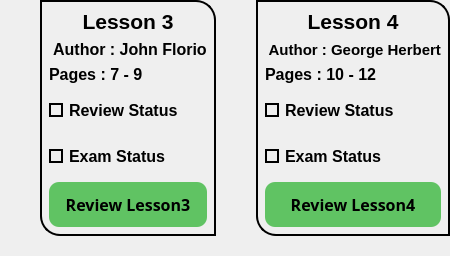
            <widget class="QWidget" name="widget_4" native="true">
             <property name="maximumSize">
              <size>
               <width>16777215</width>
               <height>280</height>
              </size>
             </property>
             <layout class="QHBoxLayout" name="horizontalLayout_4">
              <property name="spacing">
               <number>0</number>
              </property>
              <property name="leftMargin">
               <number>0</number>
              </property>
              <property name="topMargin">
               <number>0</number>
              </property>
              <property name="rightMargin">
               <number>0</number>
              </property>
              <property name="bottomMargin">
               <number>0</number>
              </property>
              <item>
               <widget class="QWidget" name="widget_17" native="true">
                <property name="styleSheet">
                 <string notr="true"/>
                </property>
                <layout class="QVBoxLayout" name="verticalLayout_8">
                 <property name="spacing">
                  <number>0</number>
                 </property>
                 <property name="leftMargin">
                  <number>40</number>
                 </property>
                 <property name="topMargin">
                  <number>0</number>
                 </property>
                 <property name="rightMargin">
                  <number>0</number>
                 </property>
                 <property name="bottomMargin">
                  <number>20</number>
                 </property>
                 <item>
                  <widget class="QWidget" name="widget_18" native="true">
                   <property name="styleSheet">
                    <string notr="true">border-bottom-left-radius:20px;
border-top-right-radius:20px;
border:2px solid black;
</string>
                   </property>
                   <layout class="QVBoxLayout" name="verticalLayout_15">
                    <item>
                     <widget class="QLabel" name="label_8">
                      <property name="font">
                       <font>
                        <family>Tahoma</family>
                        <pointsize>16</pointsize>
                        <bold>true</bold>
                       </font>
                      </property>
                      <property name="styleSheet">
                       <string notr="true">color:black;
border:none;</string>
                      </property>
                      <property name="text">
                       <string>Lesson 3</string>
                      </property>
                      <property name="alignment">
                       <set>Qt::AlignCenter</set>
                      </property>
                     </widget>
                    </item>
                    <item>
                     <widget class="QLabel" name="label_9">
                      <property name="minimumSize">
                       <size>
                        <width>0</width>
                        <height>5</height>
                       </size>
                      </property>
                      <property name="font">
                       <font>
                        <family>Tahoma</family>
                        <pointsize>12</pointsize>
                        <bold>true</bold>
                       </font>
                      </property>
                      <property name="styleSheet">
                       <string notr="true">color:black;
border:none;</string>
                      </property>
                      <property name="text">
                       <string> Author : John Florio</string>
                      </property>
                      <property name="alignment">
                       <set>Qt::AlignCenter</set>
                      </property>
                     </widget>
                    </item>
                    <item>
                     <widget class="QLabel" name="label_10">
                      <property name="minimumSize">
                       <size>
                        <width>0</width>
                        <height>0</height>
                       </size>
                      </property>
                      <property name="font">
                       <font>
                        <family>Tahoma</family>
                        <pointsize>12</pointsize>
                        <bold>true</bold>
                       </font>
                      </property>
                      <property name="styleSheet">
                       <string notr="true">color:black;
border:none;</string>
                      </property>
                      <property name="text">
                       <string>Pages : 7 - 9</string>
                      </property>
                      <property name="alignment">
                       <set>Qt::AlignBottom|Qt::AlignLeading|Qt::AlignLeft</set>
                      </property>
                     </widget>
                    </item>
                    <item>
                     <widget class="QCheckBox" name="checkBox5">
                      <property name="minimumSize">
                       <size>
                        <width>0</width>
                        <height>40</height>
                       </size>
                      </property>
                      <property name="font">
                       <font>
                        <family>Tahoma</family>
                        <pointsize>12</pointsize>
                        <bold>true</bold>
                       </font>
                      </property>
                      <property name="layoutDirection">
                       <enum>Qt::LeftToRight</enum>
                      </property>
                      <property name="styleSheet">
                       <string notr="true">QCheckBox::indicator {
	border:2px solid black;	

}
QCheckBox::indicator:checked {
    background-color: qradialgradient(spread:pad, 
                            cx:0.5,
                            cy:0.5,
                            radius:0.9,
                            fx:0.5,
                            fy:0.5,
                            stop:0 rgba(0, 255, 0, 255), 
                            stop:1 rgba(0, 64, 0, 255));
}

QCheckBox{
	color:black;
	border:none;
}
</string>
                      </property>
                      <property name="text">
                       <string>Review Status</string>
                      </property>
                      <property name="iconSize">
                       <size>
                        <width>40</width>
                        <height>40</height>
                       </size>
                      </property>
                      <property name="tristate">
                       <bool>false</bool>
                      </property>
                     </widget>
                    </item>
                    <item>
                     <widget class="QCheckBox" name="checkBox6">
                      <property name="minimumSize">
                       <size>
                        <width>0</width>
                        <height>40</height>
                       </size>
                      </property>
                      <property name="font">
                       <font>
                        <family>Tahoma</family>
                        <pointsize>12</pointsize>
                        <bold>true</bold>
                       </font>
                      </property>
                      <property name="styleSheet">
                       <string notr="true">QCheckBox::indicator {
	border:2px solid black;	
}
QCheckBox::indicator:checked {
    background-color: qradialgradient(spread:pad, 
                            cx:0.5,
                            cy:0.5,
                            radius:0.9,
                            fx:0.5,
                            fy:0.5,
                            stop:0 rgba(0, 255, 0, 255), 
                            stop:1 rgba(0, 64, 0, 255));
}
QCheckBox{
	color:black;
	border:none;
}</string>
                      </property>
                      <property name="text">
                       <string>Exam Status</string>
                      </property>
                     </widget>
                    </item>
                    <item>
                     <widget class="QPushButton" name="btn3">
                      <property name="minimumSize">
                       <size>
                        <width>0</width>
                        <height>45</height>
                       </size>
                      </property>
                      <property name="font">
                       <font>
                        <family>Sitka Small Semibold</family>
                        <pointsize>12</pointsize>
                        <bold>true</bold>
                       </font>
                      </property>
                      <property name="cursor">
                       <cursorShape>PointingHandCursor</cursorShape>
                      </property>
                      <property name="styleSheet">
                       <string notr="true">border:none;
border-radius:10px;
color:black;
background-color: rgb(96, 195, 99);</string>
                      </property>
                      <property name="text">
                       <string>Review Lesson3</string>
                      </property>
                     </widget>
                    </item>
                   </layout>
                  </widget>
                 </item>
                </layout>
               </widget>
              </item>
              <item>
               <widget class="QWidget" name="widget_15" native="true">
                <property name="styleSheet">
                 <string notr="true"/>
                </property>
                <layout class="QVBoxLayout" name="verticalLayout_7">
                 <property name="spacing">
                  <number>0</number>
                 </property>
                 <property name="leftMargin">
                  <number>40</number>
                 </property>
                 <property name="topMargin">
                  <number>0</number>
                 </property>
                 <property name="rightMargin">
                  <number>0</number>
                 </property>
                 <property name="bottomMargin">
                  <number>20</number>
                 </property>
                 <item>
                  <widget class="QWidget" name="widget_16" native="true">
                   <property name="styleSheet">
                    <string notr="true">border-bottom-left-radius:20px;
border-top-right-radius:20px;
border:2px solid black;
</string>
                   </property>
                   <layout class="QVBoxLayout" name="verticalLayout_16">
                    <item>
                     <widget class="QLabel" name="label_11">
                      <property name="font">
                       <font>
                        <family>Tahoma</family>
                        <pointsize>16</pointsize>
                        <bold>true</bold>
                       </font>
                      </property>
                      <property name="styleSheet">
                       <string notr="true">color:black;
border:none;</string>
                      </property>
                      <property name="text">
                       <string>Lesson 4</string>
                      </property>
                      <property name="alignment">
                       <set>Qt::AlignCenter</set>
                      </property>
                     </widget>
                    </item>
                    <item>
                     <widget class="QLabel" name="label_12">
                      <property name="minimumSize">
                       <size>
                        <width>0</width>
                        <height>5</height>
                       </size>
                      </property>
                      <property name="font">
                       <font>
                        <family>Tahoma</family>
                        <pointsize>11</pointsize>
                        <bold>true</bold>
                       </font>
                      </property>
                      <property name="styleSheet">
                       <string notr="true">color:black;
border:none;</string>
                      </property>
                      <property name="text">
                       <string> Author : George Herbert</string>
                      </property>
                      <property name="alignment">
                       <set>Qt::AlignCenter</set>
                      </property>
                     </widget>
                    </item>
                    <item>
                     <widget class="QLabel" name="label_13">
                      <property name="minimumSize">
                       <size>
                        <width>0</width>
                        <height>0</height>
                       </size>
                      </property>
                      <property name="font">
                       <font>
                        <family>Tahoma</family>
                        <pointsize>12</pointsize>
                        <bold>true</bold>
                       </font>
                      </property>
                      <property name="styleSheet">
                       <string notr="true">color:black;
border:none;</string>
                      </property>
                      <property name="text">
                       <string>Pages : 10 - 12</string>
                      </property>
                      <property name="alignment">
                       <set>Qt::AlignBottom|Qt::AlignLeading|Qt::AlignLeft</set>
                      </property>
                     </widget>
                    </item>
                    <item>
                     <widget class="QCheckBox" name="checkBox7">
                      <property name="minimumSize">
                       <size>
                        <width>0</width>
                        <height>40</height>
                       </size>
                      </property>
                      <property name="font">
                       <font>
                        <family>Tahoma</family>
                        <pointsize>12</pointsize>
                        <bold>true</bold>
                       </font>
                      </property>
                      <property name="layoutDirection">
                       <enum>Qt::LeftToRight</enum>
                      </property>
                      <property name="styleSheet">
                       <string notr="true">QCheckBox::indicator {
	border:2px solid black;	

}
QCheckBox::indicator:checked {
    background-color: qradialgradient(spread:pad, 
                            cx:0.5,
                            cy:0.5,
                            radius:0.9,
                            fx:0.5,
                            fy:0.5,
                            stop:0 rgba(0, 255, 0, 255), 
                            stop:1 rgba(0, 64, 0, 255));
}

QCheckBox{
	color:black;
	border:none;
}
</string>
                      </property>
                      <property name="text">
                       <string>Review Status</string>
                      </property>
                      <property name="iconSize">
                       <size>
                        <width>40</width>
                        <height>40</height>
                       </size>
                      </property>
                      <property name="tristate">
                       <bool>false</bool>
                      </property>
                     </widget>
                    </item>
                    <item>
                     <widget class="QCheckBox" name="checkBox8">
                      <property name="minimumSize">
                       <size>
                        <width>0</width>
                        <height>40</height>
                       </size>
                      </property>
                      <property name="font">
                       <font>
                        <family>Tahoma</family>
                        <pointsize>12</pointsize>
                        <bold>true</bold>
                       </font>
                      </property>
                      <property name="styleSheet">
                       <string notr="true">QCheckBox::indicator {
	border:2px solid black;	
}
QCheckBox::indicator:checked {
    background-color: qradialgradient(spread:pad, 
                            cx:0.5,
                            cy:0.5,
                            radius:0.9,
                            fx:0.5,
                            fy:0.5,
                            stop:0 rgba(0, 255, 0, 255), 
                            stop:1 rgba(0, 64, 0, 255));
}
QCheckBox{
	color:black;
	border:none;
}</string>
                      </property>
                      <property name="text">
                       <string>Exam Status</string>
                      </property>
                     </widget>
                    </item>
                    <item>
                     <widget class="QPushButton" name="btn4">
                      <property name="minimumSize">
                       <size>
                        <width>0</width>
                        <height>45</height>
                       </size>
                      </property>
                      <property name="font">
                       <font>
                        <family>Sitka Small Semibold</family>
                        <pointsize>12</pointsize>
                        <bold>true</bold>
                       </font>
                      </property>
                      <property name="cursor">
                       <cursorShape>PointingHandCursor</cursorShape>
                      </property>
                      <property name="styleSheet">
                       <string notr="true">border:none;
border-radius:10px;
color:black;
background-color: rgb(96, 195, 99);</string>
                      </property>
                      <property name="text">
                       <string>Review Lesson4</string>
                      </property>
                     </widget>
                    </item>
                   </layout>
                  </widget>
                 </item>
                </layout>
               </widget>
              </item>
             </layout>
            </widget>
